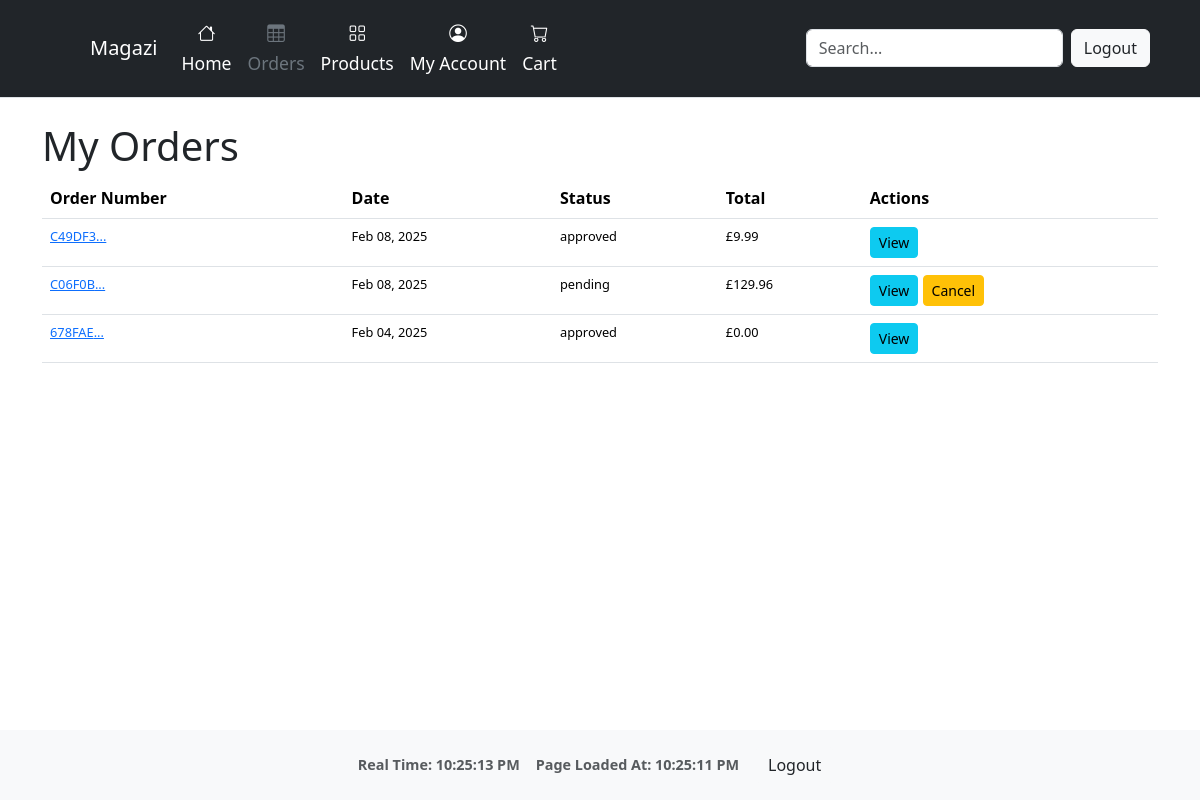
/orders/my-orders/ (signed in), run on an earlier commit of the app's database.
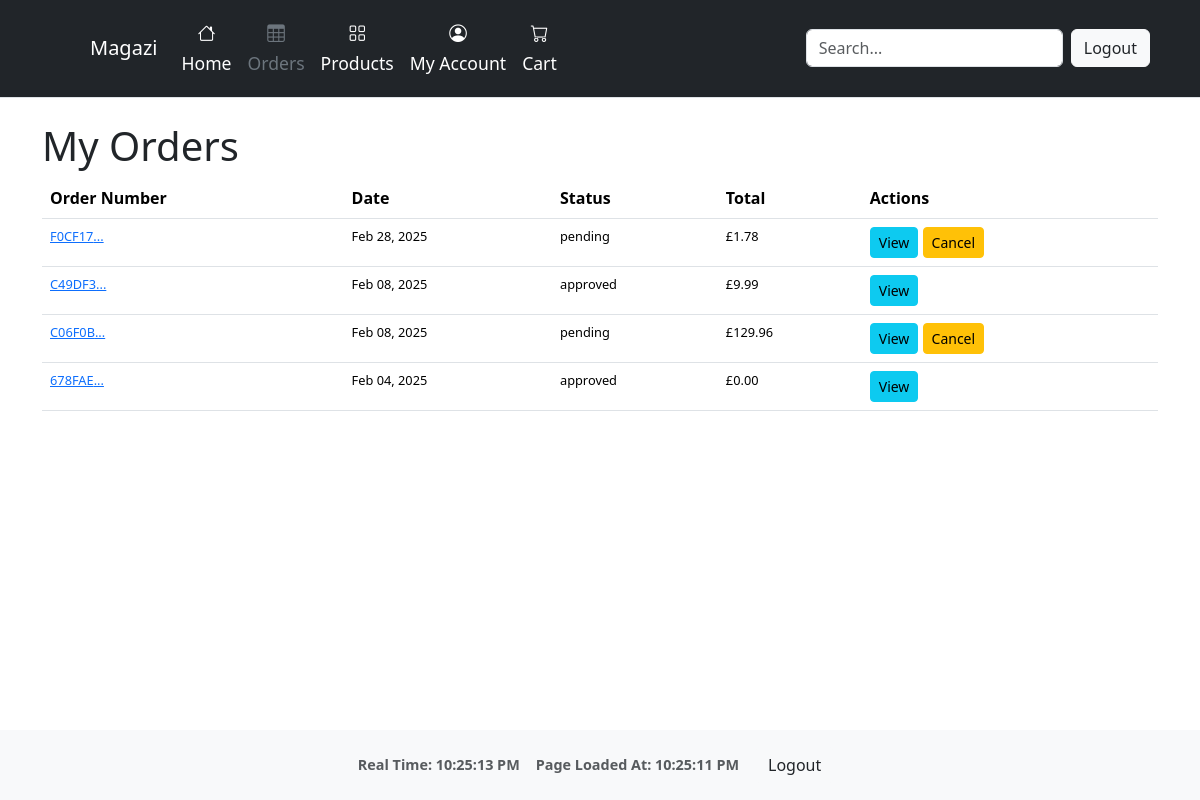
And on a later commit of the database.
### orders/models.py (models this page shows, shortened)
class Order(models.Model):
    order_number = models.CharField(max_length=32, null=False, editable=False)
    user = models.ForeignKey(settings.AUTH_USER_MODEL, on_delete=models.SET_NULL, null=True, blank=True)
    full_name = models.CharField(max_length=50, null=False, blank=False)
    email = models.EmailField(max_length=254, null=False, blank=False)
    phone_number = models.CharField(max_length=20, null=False, blank=False)
    country = CountryField(blank_label='Country *', null=False, blank=False)
    postcode = models.CharField(max_length=20, null=True, blank=True)
    town_or_city = models.CharField(max_length=40, null=False, blank=False)
    street_address1 = models.CharField(max_length=80, null=False, blank=False)
    street_address2 = models.CharField(max_length=80, null=True, blank=True)
    county = models.CharField(max_length=80, null=True, blank=True)
    date = models.DateTimeField(auto_now_add=True)
    delivery_cost = models.DecimalField(max_digits=6, decimal_places=2, null=False, default=0)
    order_total = models.DecimalField(max_digits=10, decimal_places=2, null=False, default=0)
    grand_total = models.DecimalField(max_digits=10, decimal_places=2, null=False, default=0)
    stripe_pid = models.CharField(max_length=254, null=False, blank=False, default='')
    status = models.CharField(max_length=20, default='pending')  # e.g. pending, delivered, canceled
    comments = models.TextField(blank=True)

### orders/views.py (the view)
# urls.py: path('my-orders/', views.my_orders, name='my_orders'),
@login_required
def my_orders(request):
    orders = Order.objects.filter(user=request.user).order_by('-date')
    return render(request, 'orders/my_orders.html', {'orders': orders})

### cart/context.py (called while the page is built, shortened)
def cart_summary(request):
    cart = request.session.get('cart', {})
    cart_items = []
    total = 0
    return {'cart_total': total, 'cart_items': cart_items}

### orders/templates/orders/my_orders.html (shortened to what this page needs)
{% extends "base.html" %}
{% block content %}
<div class="container my-4">
    <h1>My Orders</h1>
    {% if orders %}
    <table class="table">
        <thead>
            <tr>
                <th>Order Number</th>
                <th>Date</th>
                <th>Status</th>
                <th>Total</th>
                <th>Actions</th>
            </tr>
        </thead>
        <tbody>
            {% for order in orders %}
            <tr>
                <td class="small-text"><a href="{% url 'orders:order_detail' order.order_number %}">{{ order.order_number|slice:":6" }}...</a></td>
                <td class="small-text">{{ order.date|date:"M d, Y" }}</td>
                <td class="small-text">{{ order.status }}</td>
                <td class="small-text">£{{ order.grand_total }}</td>
                <td>
                    <a href="{% url 'orders:order_detail' order.order_number %}" class="btn btn-sm btn-info">View</a>
                    {% if order.status == "pending" %}
                        <a href="{% url 'orders:cancel_order' order.order_number %}" class="btn btn-sm btn-warning">Cancel</a>
                    {% endif %}
                </td>
            </tr>
            {% endfor %}
        </tbody>
    </table>
    {% else %}
    <p>You have no orders.</p>
    {% endif %}
</div>
{% endblock %}

What changed in the data, as far as the page shows it:
added Order: order_number "F0CF17", date "Feb 28, 2025", status "pending", grand_total "1.78", shows "Cancel"
